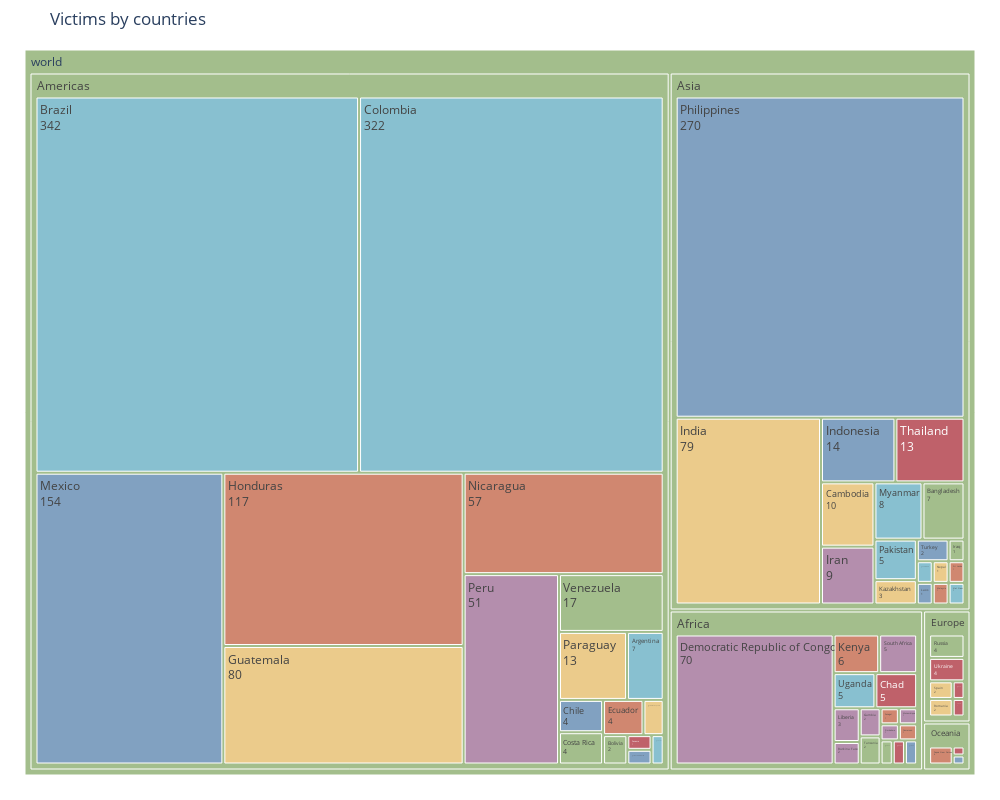

Source (notebook cell):
### Code cell
treemap_countries = px.treemap(countries_and_continents,
                            path=[px.Constant("world"), 'continent', 'country'], values='number_of_victims',
                            color='country', hover_name='number_of_victims',
                            color_discrete_sequence=["#81a1c1", "#a3be8c", "#b48ead", "#ebcb8b", "#d08770", "#88c0d0", "#bf616a"],
                            width=1000, height=800, title="Victims by countries"
                           )
treemap_countries.update_traces(textinfo="label+value")
treemap_countries.update_layout(margin = dict(t=50, l=25, r=25, b=25))

treemap_countries.show()

### Figure 1 — Plotly figure (JSON) as saved in the notebook; plotly's stock layout.template omitted (floating-point values rounded to 4 significant figures)
{"data": [{"branchvalues": "total", "customdata": [["Mexico"], ["Iraq"], ["Iran"], ["Paraguay"], ["Senegal"], ["Saudi Arabia"], ["Kiribati"], ["Laos"], ["(?)"], ["Mozambique"], ["Nepal"], ["Nicaragua"], ["Pakistan"], ["Panama"], ["Philippines"], ["Russia"], ["South Africa"], ["Spain"], ["Sri Lanka"], ["Uganda"], ["Ukraine"], ["United States of America"], ["Venezuela"], ["Zimbabwe"], ["(?)"], ["(?)"], ["Romania"], ["Kenya"], ["Argentina"], ["Ireland"], ["Australia"], ["Bangladesh"], ["Burkina Faso"], ["Cambodia"], ["Cameroon"], ["Canada"], ["Chad"], ["Chile"], ["Costa Rica"], ["Democratic Republic of Congo"], ["Dominican Republic"], ["Ecuador"], ["Colombia"], ["France"], ["Indonesia"], ["Gabon"], ["Gambia"], ["Guatemala"], ["(?)"], ["Honduras"], ["Myanmar"], ["(?)"], ["(?)"], ["Thailand"], ["Turkey"], ["Tanzania"], ["Peru"], ["India"], ["Malaysia"], ["Brazil"], ["Ghana"], ["Zambia"], ["Bolivia"], ["Liberia"], ["Kazakhstan"], ["Papua New Guinea"], ["Viet Nam"]], "domain": {"x": [0, 1], "y": [0, 1]}, "hovertemplate": "<b>%{hovertext}</b><br><br>labels=%{label}<br>number_of_victims=%{value}<br>parent=%{parent}<br>id=%{id}<br>country=%{customdata[0]}<extra></extra>", "hovertext": [154, 1, 9, 13, 1, 1, 1, 1, 6, 1, 1, 57, 5, 1, 270, 4, 5, 2, 1, 5, 4, 1, 17, 1, 107, 14, 2, 6, 7, 1, 1, 7, 2, 10, 1, 1, 5, 4, 4, 70, 2, 4, 322, 1, 14, 1, 2, 80, 1179, 117, 8, 427, 1733, 13, 2, 2, 51, 79, 1, 342, 1, 1, 2, 3, 3, 4, 1], "ids": ["world/Americas/Mexico", "world/Asia/Iraq", "world/Asia/Iran", "world/Americas/Paraguay", "world/Africa/Senegal", "world/Asia/Saudi Arabia", "world/Oceania/Kiribati", "world/Asia/Laos", "world/Oceania", "world/Africa/Mozambique", "world/Asia/Nepal", "world/Americas/Nicaragua", "world/Asia/Pakistan", "world/Americas/Panama", "world/Asia/Philippines", "world/Europe/Russia", "world/Africa/South Africa", "world/Europe/Spain", "world/Asia/Sri Lanka", "world/Africa/Uganda", "world/Europe/Ukraine", "world/Americas/United States of America", "world/Americas/Venezuela", "world/Africa/Zimbabwe", "world/Africa", "world/Europe", "world/Europe/Romania", "world/Africa/Kenya", "world/Americas/Argentina", "world/Europe/Ireland", "world/Oceania/Australia", "world/Asia/Bangladesh", "world/Africa/Burkina Faso", "world/Asia/Cambodia", "world/Africa/Cameroon", "world/Americas/Canada", "world/Africa/Chad", "world/Americas/Chile", "world/Americas/Costa Rica", "world/Africa/Democratic Republic of Congo", "world/Americas/Dominican Republic", "world/Americas/Ecuador", "world/Americas/Colombia", "world/Europe/France", "world/Asia/Indonesia", "world/Africa/Gabon", "world/Africa/Gambia", "world/Americas/Guatemala", "world/Americas", "world/Americas/Honduras", "world/Asia/Myanmar", "world/Asia", "world", "world/Asia/Thailand", "world/Asia/Turkey", "world/Africa/Tanzania", "world/Americas/Peru", "world/Asia/India", "world/Asia/Malaysia", "world/Americas/Brazil", "world/Africa/Ghana", "world/Africa/Zambia", "world/Americas/Bolivia", "world/Africa/Liberia", "world/Asia/Kazakhstan", "world/Oceania/Papua New Guinea", "world/Asia/Viet Nam"], "labels": ["Mexico", "Iraq", "Iran", "Paraguay", "Senegal", "Saudi Arabia", "Kiribati", "Laos", "Oceania", "Mozambique", "Nepal", "Nicaragua", "Pakistan", "Panama", "Philippines", "Russia", "South Africa", "Spain", "Sri Lanka", "Uganda", "Ukraine", "United States of America", "Venezuela", "Zimbabwe", "Africa", "Europe", "Romania", "Kenya", "Argentina", "Ireland", "Australia", "Bangladesh", "Burkina Faso", "Cambodia", "Cameroon", "Canada", "Chad", "Chile", "Costa Rica", "Democratic Republic of Congo", "Dominican Republic", "Ecuador", "Colombia", "France", "Indonesia", "Gabon", "Gambia", "Guatemala", "Americas", "Honduras", "Myanmar", "Asia", "world", "Thailand", "Turkey", "Tanzania", "Peru", "India", "Malaysia", "Brazil", "Ghana", "Zambia", "Bolivia", "Liberia", "Kazakhstan", "Papua New Guinea", "Viet Nam"], "marker": {"colors": ["#81a1c1", "#a3be8c", "#b48ead", "#ebcb8b", "#d08770", "#88c0d0", "#bf616a", "#81a1c1", "#a3be8c", "#b48ead", "#ebcb8b", "#d08770", "#88c0d0", "#bf616a", "#81a1c1", "#a3be8c", "#b48ead", "#ebcb8b", "#d08770", "#88c0d0", "#bf616a", "#81a1c1", "#a3be8c", "#b48ead", "#a3be8c", "#a3be8c", "#ebcb8b", "#d08770", "#88c0d0", "#bf616a", "#81a1c1", "#a3be8c", "#b48ead", "#ebcb8b", "#d08770", "#88c0d0", "#bf616a", "#81a1c1", "#a3be8c", "#b48ead", "#ebcb8b", "#d08770", "#88c0d0", "#bf616a", "#81a1c1", "#a3be8c", "#b48ead", "#ebcb8b", "#a3be8c", "#d08770", "#88c0d0", "#a3be8c", "#a3be8c", "#bf616a", "#81a1c1", "#a3be8c", "#b48ead", "#ebcb8b", "#d08770", "#88c0d0", "#bf616a", "#81a1c1", "#a3be8c", "#b48ead", "#ebcb8b", "#d08770", "#88c0d0"]}, "name": "", "parents": ["world/Americas", "world/Asia", "world/Asia", "world/Americas", "world/Africa", "world/Asia", "world/Oceania", "world/Asia", "world", "world/Africa", "world/Asia", "world/Americas", "world/Asia", "world/Americas", "world/Asia", "world/Europe", "world/Africa", "world/Europe", "world/Asia", "world/Africa", "world/Europe", "world/Americas", "world/Americas", "world/Africa", "world", "world", "world/Europe", "world/Africa", "world/Americas", "world/Europe", "world/Oceania", "world/Asia", "world/Africa", "world/Asia", "world/Africa", "world/Americas", "world/Africa", "world/Americas", "world/Americas", "world/Africa", "world/Americas", "world/Americas", "world/Americas", "world/Europe", "world/Asia", "world/Africa", "world/Africa", "world/Americas", "world", "world/Americas", "world/Asia", "world", "", "world/Asia", "world/Asia", "world/Africa", "world/Americas", "world/Asia", "world/Asia", "world/Americas", "world/Africa", "world/Africa", "world/Americas", "world/Africa", "world/Asia", "world/Oceania", "world/Asia"], "textinfo": "label+value", "type": "treemap", "values": [154, 1, 9, 13, 1, 1, 1, 1, 6, 1, 1, 57, 5, 1, 270, 4, 5, 2, 1, 5, 4, 1, 17, 1, 107, 14, 2, 6, 7, 1, 1, 7, 2, 10, 1, 1, 5, 4, 4, 70, 2, 4, 322, 1, 14, 1, 2, 80, 1179, 117, 8, 427, 1733, 13, 2, 2, 51, 79, 1, 342, 1, 1, 2, 3, 3, 4, 1]}], "layout": {"height": 800, "legend": {"tracegroupgap": 0}, "margin": {"b": 25, "l": 25, "r": 25, "t": 50}, "title": {"text": "Victims by countries"}, "treemapcolorway": ["#81a1c1", "#a3be8c", "#b48ead", "#ebcb8b", "#d08770", "#88c0d0", "#bf616a"], "width": 1000}}
